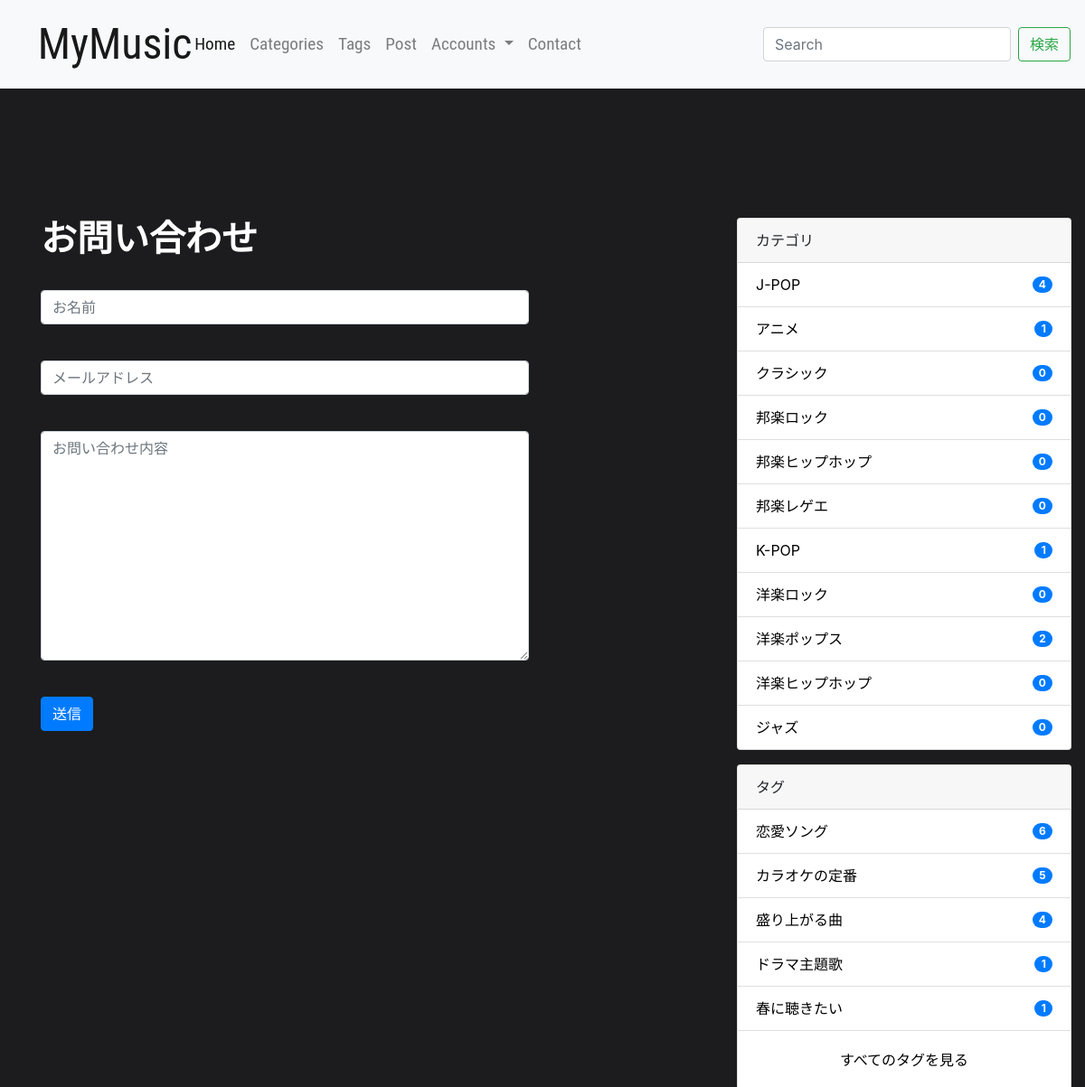
Page /contact/ on the committed database.
### blog/models.py (models this page shows, shortened)
class Category(models.Model):
    name = models.CharField(max_length=255)
    slug = models.SlugField(unique=True)
    timestamp = models.DateTimeField(auto_now_add=True)

class Tag(models.Model):
    name = models.CharField(max_length=255)
    slug = models.SlugField(unique=True)
    timestamp = models.DateTimeField(auto_now_add=True)

### blog/views.py (the view, shortened to what this page needs)
# urls.py: path('contact/', ContactFormView.as_view(), name='contact_form'),
class ContactFormView(FormView):
    template_name = 'blog/contact_form.html'
    form_class = ContactForm
    success_url = reverse_lazy('contact_result')

### blog/forms.py (shortened to what this page needs)
class ContactForm(Form):
    name = CharField(
        label='',
        max_length=100,
        widget=TextInput(attrs={
            'class': 'form-control',
            'placeholder': "お名前",
        }),
    )
    email = EmailField(
        label='',
        widget=EmailInput(attrs={
            'class': 'form-control',
            'placeholder': "メールアドレス",
        }),
    )
    message = CharField(
        label='',
        widget=Textarea(attrs={
            'class': 'form-control',
            'placeholder': "お問い合わせ内容",
        }),
    )

### mysite/context_processors.py (called while the page is built)
def common(request):
    context = {
        'categories': Category.objects.annotate(
            num_posts=Count('post', filter=Q(post__is_public=True))),
        'tags': Tag.objects.annotate(
            num_posts=Count('post', filter=Q(post__is_public=True))),
    }
    return context

### blog/templates/blog/contact_form.html (shortened to what this page needs)
{% extends "base.html" %}
{% load widget_tweaks %}
{% block content %}
<div class="container">
  <div class="row">
    <main class="col-md-8">
      <h1 class="mb-4">お問い合わせ</h1>
      <div class="contact">
        <form method="POST">{% csrf_token %}
          <div class="form-group row">
            <div class="col-sm-9">
                {{ form.name|add_class:'form-control' }}
            </div>
        </div>
        <br>
        <div class="form-group row">
            <div class="col-sm-9">
                {{ form.email|add_class:'form-control' }}
            </div>
        </div>
        <br>
        <div class="form-group row">
            <div class="col-sm-9">
                {{ form.message|add_class:'form-control' }}
            </div>
        </div>
        <br>
        <button type="submit" class="btn btn-primary">送信</button>
        </form>
      </div>
    </main>
    <aside class="col-md-4">
      {% include "blog/snippets/sidebar.html" %}
    </aside>
  </div>
</div>
{% endblock %}

### blog/templates/blog/snippets/sidebar.html
<div class="card mb-3">
  <div class="card-header">
    カテゴリ
  </div>
  <ul class="list-group list-group-flush">
    {% for category in categories|dictsort:"id" %}
    <li class="list-group-item d-flex justify-content-between align-items-center">
      <a href="{% url 'blog:category_post' category.slug %}" class="card-link">{{ category.name }}</a>
      <span class="badge badge-primary badge-pill">{{ category.num_posts }}</span>
    </li>
    {% endfor %}
  </ul>
</div>
<div class="card">
  <div class="card-header">
    タグ
  </div>
  <ul class="list-group list-group-flush">
    {% for tag in tags|dictsortreversed:"num_posts"|slice:":5" %}
    <li class="list-group-item d-flex justify-content-between align-items-center">
      <a href="{% url 'blog:tag_post' tag.slug %}" class="card-link">{{ tag.name }}</a>
      <span class="badge badge-primary badge-pill">{{ tag.num_posts }}</span>
    </li>
    {% endfor %}
  </ul>
  <div class="card-body text-center">
    <a href="{% url 'blog:tag_list' %}" class="card-link">すべてのタグを見る</a>
  </div>
</div>

### blog/static/blog/css/blog.css (style rules this page uses)
h1 { height: 45%; color: white; font-weight: bolder; font-family: serif; }
a { color: white; }
li { color: white; }
body { background-color: rgb(28, 28, 30); }
.contact { position: relative; top: -35%; }
.card-link { color: black; }
.col-md-4 { position: absolute; right: 0; }
.container { margin-bottom: 20%; }

### rows in the picture
Category: name "J-POP", num_posts "4"
Category: name "アニメ", num_posts "1"
Category: name "クラシック", num_posts "0"
Category: name "邦楽ロック", num_posts "0"
Category: name "邦楽ヒップホップ", num_posts "0"
Category: name "邦楽レゲエ", num_posts "0"
Category: name "K-POP", num_posts "1"
Category: name "洋楽ロック", num_posts "0"
Category: name "洋楽ポップス", num_posts "2"
Category: name "洋楽ヒップホップ", num_posts "0"
Category: name "ジャズ", num_posts "0"
Tag: name "恋愛ソング", num_posts "6"
Tag: name "カラオケの定番", num_posts "5"
Tag: name "盛り上がる曲", num_posts "4"
Tag: name "ドラマ主題歌", num_posts "1"
Tag: name "春に聴きたい", num_posts "1"
